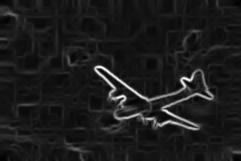
%> input picture hw2/Problem4/seg_bsds_3096.jpg, 241 x 161 px
$ octave problem4.m   (GNU Octave 9; MATLAB toolbox functions it lacks are replaced by stand-ins)
%> lines starting %> are read from the running program, lines starting %| are printed output that depends on the picture
### hw2/Problem4/difference_filter.m
function [mag,theta] = difference_filter(I)
% compute magnitude and theta of image Ifunction[mag, theta]=difference_filter(img)
Dx=[0 0 0;-1 0 1;0 0 0];
Dy=[0 -1 0;0 0 0; 0 1 0];
nc=size(I,3);

for c=1:nc
    diffx(:,:,c)=conv2(double(I(:,:,c)),Dx,'same');
    diffy(:,:,c)=conv2(double(I(:,:,c)),Dy,'same');
    mag(:,:,c)=sqrt(diffx(:,:,c).^2+diffy(:,:,c).^2);
end
theta=zeros(size(I,1),size(I,2));

for i=1:size(I,1)
    for j=1:size(I,2)
        if max(mag(i,j,:))==mag(i,j,1)
            theta(i,j)=atan(diffy(i,j,1)/diffx(i,j,1));
        else
            if max(mag(i,j,:))==mag(i,j,2)
             theta(i,j)=atan(diffy(i,j,2)/diffx(i,j,2));
            else
                theta(i,j)=atan(diffy(i,j,3)/diffx(i,j,3));
            end
        end
    end
end
for i=1:nc
    mag(:,:,i)=uint8((mag(:,:,i)-min(min(mag(:,:,i))))...
        /(max(max(mag(:,:,i)))-min(min(mag(:,:,i))))*255);
end

theta=theta-min(theta(:));

figure;
subplot(1,3,1), imshow(diffx(:,:,1),[]); title('x direction Channel R');
subplot(1,3,2), imshow(diffx(:,:,2),[]); title('x direction Channel G');
subplot(1,3,3), imshow(diffx(:,:,3),[]); title('x direction Channel B');
figure;
subplot(1,3,1), imshow(diffy(:,:,1),[]); title('y direction Channel R');
subplot(1,3,2), imshow(diffy(:,:,2),[]); title('y direction Channel G');
subplot(1,3,3), imshow(diffy(:,:,3),[]); title('y direction Channel B');


### hw2/Problem4/problem4.m
%%
%CS280 HW2 Problem 4
%Jiaying Shi
%shijy07@berkeley.edu
%
clear all;
close all;
clc;
%%
% IMG_FILE='seg_bsds_253027.jpg';%zibra
IMG_FILE='seg_bsds_3096.jpg';%plane
[img,map]=imread(IMG_FILE);
%> img is the input picture: size 161x241x3 uint8; min 0, max 255, mean 28
%> map = []
[mag,theta]=difference_filter(img);
%> after the loop in difference_filter, `for c=1:nc`:
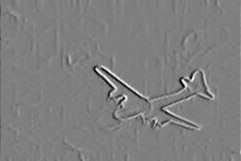
%> diffx: size 161x241x3 double; min -171, max 171, mean 0; drawn with min black and max white
%> after the loop in difference_filter, `for c=1:nc`:
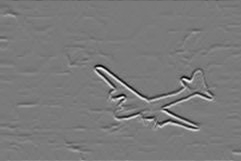
%> diffy: size 161x241x3 double; min -212, max 229, mean 0; drawn with min black and max white
%> after the loop in difference_filter, `for c=1:nc`:
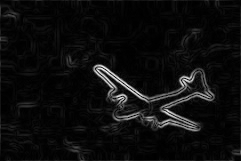
%> mag: size 161x241x3 double; min 0, max 246.8, mean 13.4
%> after the loop in difference_filter, `for i=1:size(I,1)`:
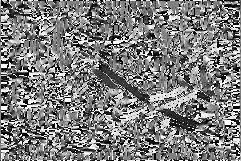
%> theta: size 161x241 double; 1.4% of the values are NaN or infinite; the others: min -1.57, max 1.57, mean -0.0082; drawn with min black, max white, NaN and infinite black
figure;
image(mag),title('Gradient Magnitude');
imwrite(mag,['Mag_',IMG_FILE],'JPEG');
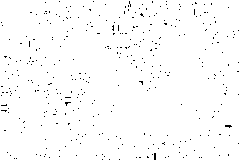
%> saved as Mag_seg_bsds_3096.jpg: size 161x241x3 uint8; 98.6% white; black in thin lines or dots
figure;
image(theta),title('Gradient Orientation');
%> after `title('Gradient Orientation')`:
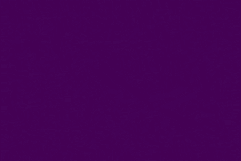
%> displayed picture: size 161x241x3, on the screen's scale of 0 to 255; mean R, G, B 68.1, 1.5, 84.8
imwrite(theta,['Theta_',IMG_FILE],'JPEG');
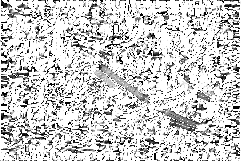
%> saved as Theta_seg_bsds_3096.jpg: size 161x241 uint8; min 0, max 255, mean 203

max_mag=max(mag(:));
%> max_mag = 255
mag(:)

$ run again, with hw2/Problem4/seg_bsds_253027.jpg copied over hw2/Problem4/seg_bsds_3096.jpg
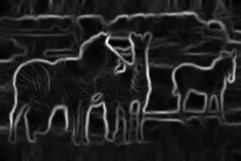
%> input picture hw2/Problem4/seg_bsds_253027.jpg, 241 x 161 px
%> img is the input picture: size 161x241x3 uint8; min 0, max 254, mean 33
%> map = []
%> after the loop in difference_filter, `for i=1:size(I,1)`:
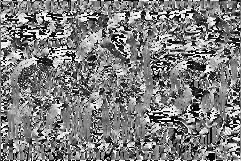
%> theta: size 161x241 double; 1.49% of the values are NaN or infinite; the others: min -1.57, max 1.57, mean 0.0135; drawn with min black, max white, NaN and infinite black
%> `imwrite(theta,['Theta_',IMG_FILE],'JPEG');`:
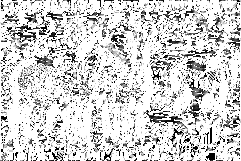
%> saved as Theta_seg_bsds_3096.jpg: size 161x241 uint8; min 0, max 255, mean 207.9
%> max_mag = 255

$ run again, with hw2/Problem4/seg_bsds_101087.jpg copied over hw2/Problem4/seg_bsds_3096.jpg
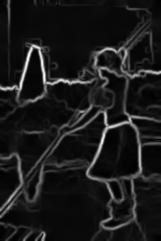
%> input picture hw2/Problem4/seg_bsds_101087.jpg, 161 x 241 px
%> img is the input picture: size 241x161x3 uint8; min 0, max 252, mean 26.2
%> map = []
%> after the loop in difference_filter, `for i=1:size(I,1)`:
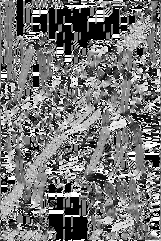
%> theta: size 241x161 double; 10.21% of the values are NaN or infinite; the others: min -1.57, max 1.57, mean 0.0343; drawn with min black, max white, NaN and infinite black
%> `imwrite(theta,['Theta_',IMG_FILE],'JPEG');`:
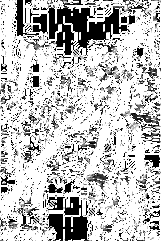
%> saved as Theta_seg_bsds_3096.jpg: size 241x161 uint8; min 0, max 255, mean 189.1
%> max_mag = 255

$ run again, with hw2/Problem4/seg_bsds_156065.jpg copied over hw2/Problem4/seg_bsds_3096.jpg
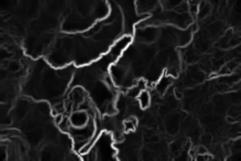
%> input picture hw2/Problem4/seg_bsds_156065.jpg, 241 x 161 px
%> img is the input picture: size 161x241x3 uint8; min 0, max 255, mean 30.7
%> map = []
%> `imwrite(theta,['Theta_',IMG_FILE],'JPEG');`:
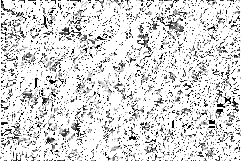
%> saved as Theta_seg_bsds_3096.jpg: size 161x241 uint8; min 0, max 255, mean 215.5
%> max_mag = 255
